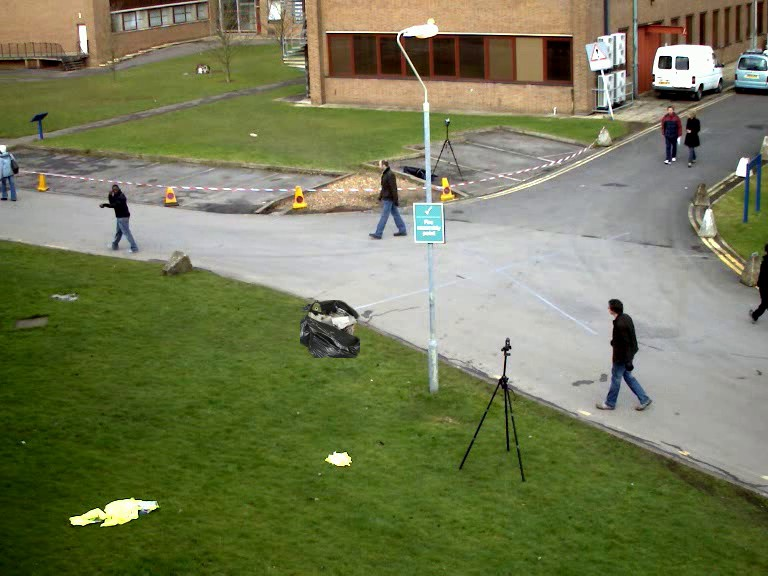
#> input picture tests/assets/street_bag.jpg, 768 x 576 px
$ python -i color_naming.py   (imports and definitions only)
#> lines starting #> are read from the running program, lines starting #| are printed output that depends on the picture; after the words box and inside, x2 and y2 are one past the last pixel; in counts of white or black regions, pixels touching at a corner belong together
#> further down, picture is the input picture: shape (576, 768, 3); mean B, G, R 86.4, 122.8, 117.3
# -*- coding: utf-8 -*-
"""폐기물 크롭 -> 한국어 색상 이름 (HSV 규칙 기반, 신규 의존성 없음).

dump_monitor_jetson.py의 color_hist()와 같은 크롭 규약(경계 클램프)을 따르되,
Re-ID용 히스토그램이 아니라 방송 문구에 쓸 '대표 색 이름' 하나를 뽑는다.

cv2는 판정 시점에 import 한다. TTS 전용 venv(onnxruntime + numpy2, cv2 없음)에서
prerender_tts.py가 이 모듈을 import 해도 깨지지 않게 하기 위함이다.
"""
import numpy as np

# 방송 문구에 쓰이는 11색. prerender_tts.py가 이 순서로 캐시를 만든다.
COLOR_NAMES = ["빨간색", "주황색", "노란색", "초록색", "파란색", "보라색",
               "분홍색", "갈색", "흰색", "회색", "검은색"]

_ACHROMATIC = {"흰색", "회색", "검은색"}

# --- 판정 임계 (OpenCV HSV: H 0~179, S/V 0~255) ---
V_BLACK = 55          # 이보다 어두우면 무조건 검은색
S_ACHROMA = 45        # 이보다 채도가 낮으면 무채색(흰/회)
V_WHITE = 190         # 무채색 중 이보다 밝으면 흰색
V_BROWN = 120         # 적/주황 계열이 이보다 어두우면 갈색
CHROMA_PREFER = 0.30  # 유채색 픽셀 비율이 이 이상이면 유채색으로 명명
MARGIN = 0.15         # 박스 상하좌우에서 잘라낼 비율 (배경 오염 제거)

# --- 야간/저조도 판정 (프레임 전체 기준) ---
# 적외선 모드는 B=G=R인 흑백 영상이라 채도가 사실상 0이고, 저조도는 색 정보가
# 노이즈에 묻혀 판정이 무의미하다. 둘 다 색상을 방송하지 않는다.
NIGHT_V_MEAN = 60     # 프레임 평균 밝기(V)가 이보다 낮으면 '저조도'
IR_CHROMA_FRAC = 0.01 # 유채색 픽셀(S>=S_ACHROMA, V>=V_BLACK) 비율이 이보다 낮으면 '적외선(흑백)'
                      # 적외선은 B=G=R이라 유채색 픽셀이 사실상 0. 낮에는 회색 콘크리트
                      # 바닥이 대부분이어도 표지판/차량/초목 등으로 이 비율을 훌쩍 넘긴다

# 유채색 H 구간 -> 이름. (하한, 상한, 이름), 상한 포함.
_HUE_BINS = [
    (0, 9, "빨간색"),
    (10, 20, "주황색"),
    (21, 33, "노란색"),
    (34, 77, "초록색"),
    (78, 130, "파란색"),
    (131, 155, "보라색"),
    (156, 169, "분홍색"),
    (170, 179, "빨간색"),
]


def crop_box(frame_bgr, box, margin=MARGIN):
    """박스 안쪽 (1-2*margin) 영역을 잘라 반환. 실패 시 None."""
    if frame_bgr is None or box is None:
        return None
    h, w = frame_bgr.shape[:2]
    x1, y1, x2, y2 = (float(v) for v in box)
    bw, bh = x2 - x1, y2 - y1
    if bw > 8 and bh > 8:
        x1 += bw * margin
        x2 -= bw * margin
        y1 += bh * margin
        y2 -= bh * margin
    x1, y1 = max(0, int(x1)), max(0, int(y1))
    x2, y2 = min(w, int(x2)), min(h, int(y2))
    if x2 - x1 < 2 or y2 - y1 < 2:
        return None
    crop = frame_bgr[y1:y2, x1:x2]
    return crop if crop.size else None


def night_mode(frame_bgr):
    """프레임이 야간 적외선(흑백) 또는 저조도면 사유 문자열, 아니면 None.

    반환값: "적외선" | "저조도" | None. 색상 판정/방송 여부를 결정하는 데 쓴다.
    64x64로 축소해 계산하므로 프레임마다 불러도 부담이 없다.
    """
    if frame_bgr is None or frame_bgr.size == 0:
        return None
    import cv2

    small = cv2.resize(frame_bgr, (64, 64), interpolation=cv2.INTER_AREA)
    hsv = cv2.cvtColor(small, cv2.COLOR_BGR2HSV)
    S, V = hsv[..., 1], hsv[..., 2]
    if float(V.mean()) < NIGHT_V_MEAN:
        return "저조도"
    chroma = (S >= S_ACHROMA) & (V >= V_BLACK)
    if float(chroma.mean()) < IR_CHROMA_FRAC:
        return "적외선"
    return None


def dominant_color_name(frame_bgr, box=None):
    """대표 색 이름을 반환. 판정 불가면 None.

    box가 None이면 frame_bgr 자체를 이미 잘린 크롭으로 취급한다
    (WasteObject.best_crop 경로).
    """
    crop = crop_box(frame_bgr, box) if box is not None else frame_bgr
    if crop is None or crop.size == 0:
        return None
    return _classify(crop)


def _classify(crop_bgr):
    import cv2

    small = cv2.resize(crop_bgr, (64, 64), interpolation=cv2.INTER_AREA)
    small = cv2.GaussianBlur(small, (3, 3), 0)
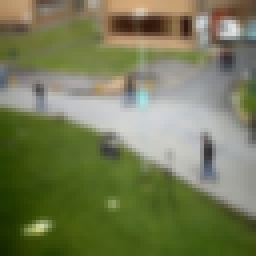
#> small: shape (64, 64, 3) (shown 4 times larger); mean B, G, R 86.5, 122.9, 117.4
    hsv = cv2.cvtColor(small, cv2.COLOR_BGR2HSV)
#> hsv: shape (64, 64, 3); mean H, S, V 42.5, 104.1, 127.3
    H, S, V = hsv[..., 0].astype(np.int16), hsv[..., 1], hsv[..., 2]
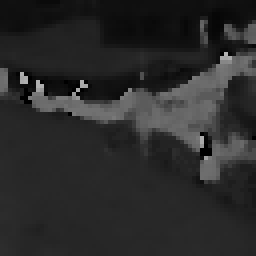
#> H: shape (64, 64) int16 (shown 4 times larger); min 0, max 179, mean 42.5
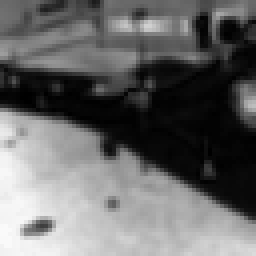
#> S: shape (64, 64) (shown 4 times larger); min 0, max 250, mean 104.1
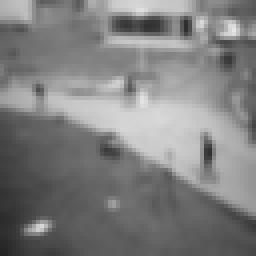
#> V: shape (64, 64) (shown 4 times larger); min 36, max 229, mean 127.3

    black = V < V_BLACK
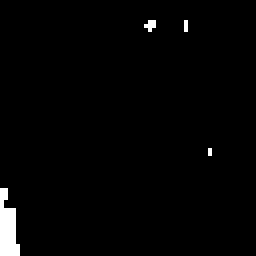
#> black: shape (64, 64) bool (shown 4 times larger); 1.7% white; 4 white regions (3 under 20 px), largest, box (x1, y1, x2, y2) and area: (0, 47, 5, 64) 59
    low_s = (S < S_ACHROMA) & ~black
#> low_s: shape (64, 64) bool; 33.2% white; 5 white regions (3 under 20 px), largest, box (x1, y1, x2, y2) and area: (0, 5, 64, 54) 1315, (49, 3, 53, 13) 28
    white = low_s & (V >= V_WHITE)
#> white: shape (64, 64) bool; 9.1% white; 4 white regions (3 under 20 px), largest, box (x1, y1, x2, y2) and area: (12, 24, 54, 43) 358
    gray = low_s & ~white
#> gray: shape (64, 64) bool; 24% white; 4 white regions (2 under 20 px), largest, box (x1, y1, x2, y2) and area: (0, 5, 64, 54) 947, (49, 3, 53, 13) 24
    chroma = ~(black | white | gray)
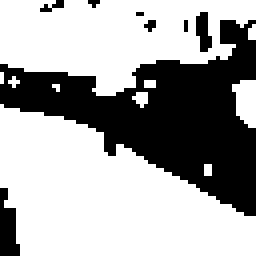
#> chroma: shape (64, 64) bool (shown 4 times larger); 65.1% white; 8 black regions (5 under 20 px), largest, box (x1, y1, x2, y2) and area: (0, 5, 64, 54) 1317, (0, 47, 5, 64) 59, (49, 3, 53, 13) 28

    counts = {}
    n = H.size
#> n = 4096
    counts["검은색"] = int(black.sum())
    counts["흰색"] = int(white.sum())
    counts["회색"] = int(gray.sum())

    chroma_n = int(chroma.sum())
#> chroma_n = 2668
    if chroma_n:
        # 어두운 적/주황은 갈색으로 (H 0~25 & V < V_BROWN)
        brownish = chroma & (H <= 25) & (V < V_BROWN)
#> brownish: shape (64, 64) bool; 4.4% white; 11 white regions (8 under 20 px), largest, box (x1, y1, x2, y2) and area: (28, 4, 43, 9) 61, (53, 0, 64, 6) 41, (0, 6, 8, 9) 22
        counts["갈색"] = int(brownish.sum())
        rest = chroma & ~brownish
#> rest: shape (64, 64) bool; 60.7% white; 7 black regions (2 under 20 px), largest, box (x1, y1, x2, y2) and area: (0, 0, 64, 54) 1411, (28, 3, 43, 9) 69, (0, 47, 5, 64) 59, (9, 0, 21, 4) 29, (0, 6, 8, 9) 22
        for lo, hi, name in _HUE_BINS:
            m = rest & (H >= lo) & (H <= hi)
            c = int(m.sum())
            if c:
                counts[name] = counts.get(name, 0) + c
#> this loop made 8 passes
#> c on passes 1 to 8: 12, 376, 230, 1839, 27, 0, 2, 1
#> pass 3, in _classify, `m = rest & (H >= lo) & (H <= hi)`:
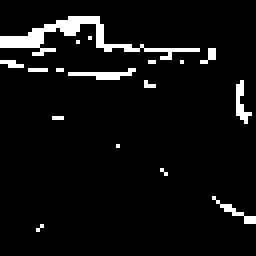
#> m: shape (64, 64) bool (shown 4 times larger); 5.6% white in thin lines or dots, all inside (x1, y1, x2, y2) = (0, 4, 64, 58)
#> after the loop, counts = 10 items

    counts = {k: v for k, v in counts.items() if v > 0}
    if not counts:
        return None

    if chroma_n / n >= CHROMA_PREFER:
        chromatic = {k: v for k, v in counts.items() if k not in _ACHROMATIC}
#> chromatic = {'갈색': 181, '빨간색': 13, '주황색': 376, '노란색': 230, '초록색': 1839, '파란색': 27, '분홍색': 2}
        if chromatic:
            return max(chromatic.items(), key=lambda kv: kv[1])[0]
    return max(counts.items(), key=lambda kv: kv[1])[0]

>>> import cv2
>>> picture = cv2.imread('../tests/assets/street_bag.jpg')
>>> result = dominant_color_name(picture)
#> result = '초록색'
